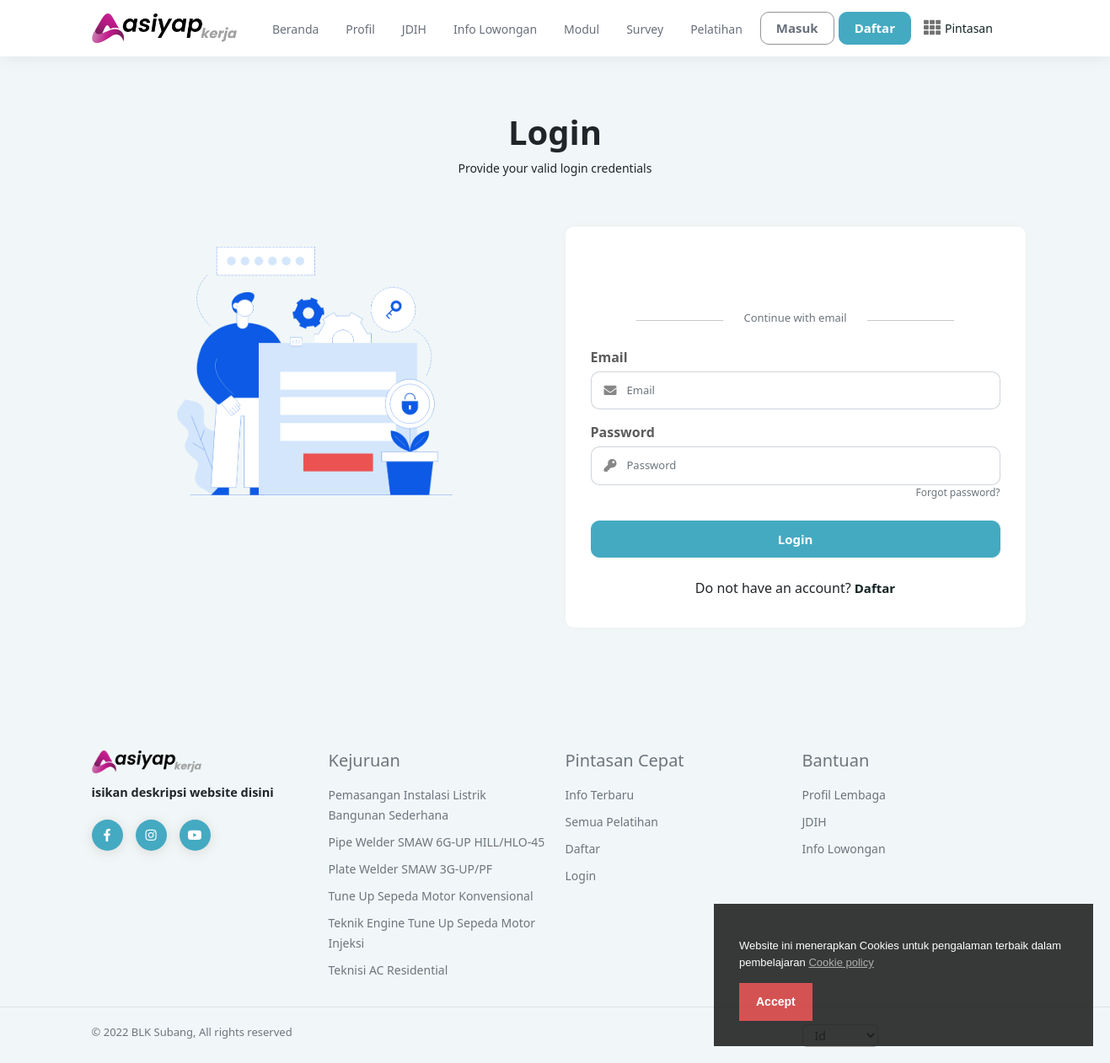
The page /login on the database its author committed.
### tables this page shows
CREATE TABLE `frontend_settings` (
  `id` int(11) UNSIGNED NOT NULL,
  `key` varchar(255) DEFAULT NULL,
  `value` longtext DEFAULT NULL
);

CREATE TABLE `category` (
  `id` int(11) UNSIGNED NOT NULL,
  `code` varchar(255) DEFAULT NULL,
  `name` varchar(255) DEFAULT NULL,
  `parent` int(11) DEFAULT 0,
  `slug` varchar(255) DEFAULT NULL,
  `date_added` int(11) DEFAULT NULL,
  `last_modified` int(11) DEFAULT NULL,
  `font_awesome_class` varchar(255) DEFAULT NULL,
  `thumbnail` varchar(255) DEFAULT NULL
);

### application/controllers/Login.php (called while the page is built, shortened)
<?php
class Login extends CI_Controller
{
    public function __construct()
    {
        $this->load->database();
        $this->load->library('session');
    }
    public function index()
    {
        $page_data['page_name'] = 'login';
        $page_data['page_title'] = site_phrase('login');
        $this->load->view('frontend/' . get_frontend_settings('theme') . '/index', $page_data);
    }
}

### index.php (called while the page is built, shortened)
<?php
require_once BASEPATH . 'core/CodeIgniter.php';

### application/helpers/common_helper.php (called while the page is built, shortened)
<?php if (!defined('BASEPATH')) exit('No direct script access allowed');
if (!function_exists('get_settings')) {
    function get_settings($key = '')
    {
        $CI    = &get_instance();
        $CI->db->where('key', $key);
        $result = $CI->db->get('settings')->row('value');
        return $result;
    }
}
if (!function_exists('get_frontend_settings')) {
    function get_frontend_settings($key = '')
    {
        $CI    = &get_instance();
        $CI->db->where('key', $key);
        $result = $CI->db->get('frontend_settings')->row()->value;
        return $result;
    }
}

### application/helpers/multi_language_helper.php (called while the page is built, shortened)
<?php  if ( ! defined('BASEPATH')) exit('No direct script access allowed');
if ( ! function_exists('site_phrase'))
{
    function site_phrase($phrase = '') {
        $CI	=&	get_instance();
        if (!$CI->session->userdata('language')) {
            $CI->session->set_userdata('language', get_settings('language'));
        }
        $language_code = $CI->session->userdata('language');
        $key = strtolower(preg_replace('/\s+/', '_', $phrase));
        $langArray = openJSONFile($language_code);
        return $langArray[$key];
    }
}
if ( ! function_exists('openJSONFile'))
{
    function openJSONFile($code)
    {
        $jsonString = [];
        if (file_exists(APPPATH.'language/'.$code.'.json')) {
            $jsonString = file_get_contents(APPPATH.'language/'.$code.'.json');
            $jsonString = json_decode($jsonString, true);
        }
        return $jsonString;
    }
}

### application/models/Crud_model.php (called while the page is built, shortened)
<?php
class Crud_model extends CI_Model
{
    public function get_category_details_by_id($id)
    {
        return $this->db->get_where('category', array('id' => $id));
    }
    function get_top_categories($limit = "10", $category_column = "category_id"){
        $query = $this->db
            ->select($category_column.", count(*) AS course_number",false)
            ->from ("course")
            ->group_by($category_column)
            ->order_by("course_number","DESC")
            ->where('status', 'active')
            ->limit($limit)
            ->get();
        return $query->result_array();
    }
}

### application/views/frontend/default/index.php (the view, shortened to what this page needs)
<!DOCTYPE html>
<html lang="en">
<head>
	<?php include 'includes_top.php';?>
</head>
<body class="gray-bg">
	<?php
	if(get_settings('course_accessibility') == 'publicly' || $this->session->userdata('user_id') > 0){
		$course_accessibility = 1;
	}else{
		$course_accessibility = 0;
	}
	if ($this->session->userdata('user_login')) {
		include 'logged_in_header.php';
	}else {
		include 'logged_out_header.php';
	}
	if(get_frontend_settings('cookie_status') == 'active'):
    	include 'eu-cookie.php';
  	endif;
  	if($page_name === null){
  		include $path;
  	}else{
		include $page_name.'.php';
	}
	include 'footer.php';
	?>
</body>
</html>

### application/views/frontend/default/logged_out_header.php (shortened to what this page needs)
<section class="menu-area bg-white">
  <div class="container-xl">
    <nav class="navbar navbar-expand-lg bg-white">
      <a href="<?php echo site_url(''); ?>" class="navbar-brand" href="#"><img src="<?php echo base_url('uploads/system/'.get_frontend_settings('dark_logo')); ?>" alt="" height="35"></a>
<div class="instructor-box menu-icon-box head-menu">
                <div class="icon">
                    <a href="<?php echo site_url(''); ?>" style="border: 1px solid transparent; margin: 0px;     padding: 0px 10px; font-size: 14px; width: max-content; border-radius: 5px; height: 40px; line-height: 40px;">Beranda</a>
                </div>
            </div>
    <div class="instructor-box menu-icon-box head-menu">
                <div class="icon">
                    <a href="<?php echo site_url('home/about_us'); ?>" style="border: 1px solid transparent; margin: 0px;     padding: 0px 10px; font-size: 14px; width: max-content; border-radius: 5px; height: 40px; line-height: 40px;">Profil</a>
                </div>
            </div>
            <div class="instructor-box menu-icon-box head-menu">
                <div class="icon">
                    <a href="<?php echo site_url('home/privacy_policy'); ?>" style="border: 1px solid transparent; margin: 0px;     padding: 0px 10px; font-size: 14px; width: max-content; border-radius: 5px; height: 40px; line-height: 40px;"><?php echo site_phrase('privacy_policy'); ?></a>
                </div>
            </div>
            <div class="instructor-box menu-icon-box head-menu">
                <div class="icon">
                    <a href="<?php echo site_url('home/terms_and_condition'); ?>" style="border: 1px solid transparent; margin: 0px;     padding: 0px 10px; font-size: 14px; width: max-content; border-radius: 5px; height: 40px; line-height: 40px;"><?php echo site_phrase('terms_and_condition'); ?></a>
                </div>
            </div>
            <div class="instructor-box menu-icon-box head-menu">
                <div class="icon">
                    <a href="https://drive.google.com/drive/folders/1XugE0YftXPLp4am30AAlBOi34XYJEpRw" style="border: 1px solid transparent; margin: 0px;     padding: 0px 10px; font-size: 14px; width: max-content; border-radius: 5px; height: 40px; line-height: 40px;">Modul</a>
                </div>
            </div>
            <div class="instructor-box menu-icon-box head-menu">
                <div class="icon">
                    <a href="https://forms.gle/9EZpQcdGFHZzyuAA6" style="border: 1px solid transparent; margin: 0px;     padding: 0px 10px; font-size: 14px; width: max-content; border-radius: 5px; height: 40px; line-height: 40px;">Survey</a>
                </div>
            </div>
            <div class="instructor-box menu-icon-box head-menu">
                <div class="icon">
                    <a href="<?php echo site_url('home/courses'); ?>" style="border: 1px solid transparent; margin: 0px;     padding: 0px 10px; font-size: 14px; width: max-content; border-radius: 5px; height: 40px; line-height: 40px;">Pelatihan</a>
                </div>
            </div>
      <div class="sign-in-box btn-group">
        <a href="<?php echo site_url('home/login'); ?>" class="btn btn-sign-in"><?php echo site_phrase('log_in'); ?></a>
        <a href="<?php echo site_url('home/sign_up'); ?>" class="btn btn-sign-up"><?php echo site_phrase('sign_up'); ?></a>
      </div>
      <?php include 'menu.php'; ?>
    </nav>
  </div>
</section>

### application/views/frontend/default/eu-cookie.php (shortened to what this page needs)
<link rel="stylesheet" type="text/css" href="<?php echo site_url(); ?>assets/frontend/eu-cookie/purecookie.css" async />
<div class="cookieConsentContainer" id="cookieConsentContainer" style="opacity: .9; display: block; display: none;">
  <div class="cookieDesc">
    <p>
      <?php echo get_frontend_settings('cookie_note');?>
      <a class="link-cookie-policy" href="<?php echo site_url('home/cookie_policy'); ?>"><?php echo site_phrase('cookie_policy'); ?></a>
    </p>
  </div>
  <div class="cookieButton">
    <a onclick="cookieAccept();"><?php echo site_phrase('accept'); ?></a>
  </div>
</div>

### application/views/frontend/default/footer.php (shortened to what this page needs)
<footer class="footer-area d-print-none bg-gray mt-5 pt-5">
  <div class="container-xl">
    <div class="row mb-3">
      <?php if($course_accessibility): ?>
        <div class="col-6 col-sm-6 col-md-3">
          <h5 class="text-muted mb-3"><?php echo site_phrase('top_categories'); ?></h5>
          <ul class="list-unstyled text-small">
            <?php $top_10_categories = $this->crud_model->get_top_categories(6, 'sub_category_id'); ?>
            <?php foreach($top_10_categories as $top_10_category): ?>
              <?php $category_details = $this->crud_model->get_category_details_by_id($top_10_category['sub_category_id'])->row_array(); ?>
              <li class="mb-2">
                <a class="link-secondary footer-hover-link" href="<?php echo site_url('home/courses?category='.$category_details['slug']); ?>">
                  <?php echo $category_details['name']; ?>
                </a>
              </li>
            <?php endforeach; ?>
          </ul>
        </div>
      <?php endif; ?>
      <div class="col-6 col-sm-6 col-md-3">
        <h5 class="text-muted mb-3"><?php echo site_phrase('useful_links'); ?></h5>
        <ul class="list-unstyled text-small">
          <li class="mb-2"><a class="link-secondary footer-hover-link" href="<?php echo site_url('blog'); ?>"><?php echo site_phrase('blog'); ?></a></li>
          <?php if($course_accessibility): ?>
            <li class="mb-2"><a class="link-secondary footer-hover-link" href="<?php echo site_url('home/courses'); ?>"><?php echo site_phrase('all_courses'); ?></a></li>
          <?php endif; ?>
          <li class="mb-2"><a class="link-secondary footer-hover-link" href="<?php echo site_url('home/sign_up'); ?>"><?php echo site_phrase('sign_up'); ?></a></li>
          <li class="mb-2"><a class="link-secondary footer-hover-link" href="<?php echo site_url('home/login'); ?>"><?php echo site_phrase('login'); ?></a></li>
        </ul>
      </div>
      <div class="col-6 col-sm-6 col-md-3">
        <h5 class="text-muted mb-3"><?php echo site_phrase('help'); ?></h5>
        <ul class="list-unstyled text-small">
          <li class="mb-2"><a class="link-secondary footer-hover-link" href="<?php echo site_url('home/about_us'); ?>"><?php echo site_phrase('about_us'); ?></a></li>
          <li class="mb-2"><a class="link-secondary footer-hover-link" href="<?php echo site_url('home/privacy_policy'); ?>"><?php echo site_phrase('privacy_policy'); ?></a></li>
          <li class="mb-2"><a class="link-secondary footer-hover-link" href="<?php echo site_url('home/terms_and_condition'); ?>"><?php echo site_phrase('terms_and_condition'); ?></a></li>
        </ul>
      </div>
      <div class="<?php if($course_accessibility){echo 'col-md-3';}else{echo 'col-md-6';} ?> col-sm-12 order-sm-first">
        <img src="<?php echo base_url('uploads/system/'.get_frontend_settings('dark_logo')); ?>" width="130">
        <span class="d-block mb-1 mt-2 fw-600" style="font-size: 14.5px; line-height: 28px"><?php echo get_settings('website_description'); ?></span>
        <ul class="footer-social-link">
          <?php $facebook = get_frontend_settings('facebook'); ?>
          <?php $twitter = get_frontend_settings('twitter'); ?>
          <?php $linkedin = get_frontend_settings('linkedin'); ?>
          <?php if($facebook): ?>
            <li class="mb-1">
              <a href="<?php echo $facebook; ?>"><i class="fab fa-facebook-f"></i></a>
            </li>
          <?php endif; ?>
          <?php if($twitter): ?>
            <li class="mb-1">
              <a href="<?php echo $twitter; ?>"><i class="fab fa-instagram"></i></a>
            </li>
          <?php endif; ?>
          <?php if($linkedin): ?>
            <li class="mb-1">
              <a href="<?php echo $linkedin; ?>"><i class="fab fa-youtube"></i></a>
            </li>
          <?php endif; ?>
        </ul>
      </div>
    </div>
  </div>
  <section class="border-top">
    <div class="container-xl">
      <div class="row mt-3 py-1">
        <div class="col-6 col-sm-6 col-md-3 text-muted text-13px">
          &copy; 2022 <?php echo get_settings('system_name'); ?>, <?php echo site_phrase('all_rights_reserved'); ?>
        </div>
        <div class="col-6 col-sm-6 col-md-3 d-none d-md-block"></div>
        <div class="col-6 col-sm-6 col-md-3 d-none d-md-block"></div>
        <div class="col-6 col-sm-6 col-md-3 text-center text-md-start">
        </div>
      </div>
    </div>
  </section>
</footer>

### assets/frontend/default/css/responsive.css (style rules this page uses)
@media (min-width:768px) { .navbar-expand-lg { -webkit-box-orient: horizontal; -webkit-box-direction: normal; -ms-flex-flow: row nowrap; flex-flow: row nowrap; -webkit-box-pack: start; -ms-flex-pack: start; justify-content: flex-start; } }

### assets/frontend/default/css/custom.css (style rules this page uses)
a { text-decoration: none; }
.footer-hover-link { text-decoration: none; font-size: 14px; }
ul.footer-social-link { list-style: none; padding-left: 0px; height: 60px; padding-top: 15px; }
ul.footer-social-link li { float: left; background-color: #44aac1; color: #fff; margin: 0px 15px 0px 0px; border-radius: 50%; height: 37px; width: 37px; line-height: 37px; text-align: center; box-shadow: 0px 2px 13px 2px #e0e0e0; }
ul.footer-social-link li a { display: block; color: #fff; font-size: 15px; }

### assets/frontend/eu-cookie/purecookie.css (style rules this page uses)
.cookieConsentContainer { z-index: 999; width: 450px; min-height: 20px; box-sizing: border-box; padding: 30px 30px 30px 30px; background: #232323; overflow: hidden; position: fixed; bottom: 20px; right: 20px; display: none; }
.cookieConsentContainer .cookieDesc p { margin: 0; padding: 0; font-family: OpenSans, arial, "sans-serif"; color: #FFFFFF; font-size: 13px; line-height: 20px; display: block; margin-top: 10px; }
.cookieConsentContainer .cookieDesc a { font-family: OpenSans, arial, "sans-serif"; color: #FFFFFF; text-decoration: underline; }
.cookieConsentContainer .cookieButton a { display: inline-block; font-family: OpenSans, arial, "sans-serif"; color: #fff; font-size: 14px; font-weight: bold; margin-top: 14px; background: #d24040; box-sizing: border-box; padding: 12px 20px; text-align: center; transition: background 0.3s; }
.link-cookie-policy { opacity: .6; }
.cookieConsentContainer { opacity: .9; display: block; display: none; }

### rows shown on the page
frontend_settings: value (picture)
frontend_settings: value "Website ini menerapkan Cookies untuk pengalaman terbaik dalam pembelajaran"
category: name "Pemasangan Instalasi Listrik Bangunan Sederhana"
category: name "Pipe Welder SMAW 6G-UP HILL/HLO-45"
category: name "Plate Welder SMAW 3G-UP/PF"
category: name "Tune Up Sepeda Motor Konvensional"
category: name "Teknik Engine Tune Up Sepeda Motor Injeksi"
category: name "Teknisi AC Residential"

### other values the page prints
site_phrase('privacy_policy') "JDIH"
site_phrase('terms_and_condition') "Info Lowongan"
site_phrase('log_in') "Masuk"
site_phrase('sign_up') "Daftar"
site_phrase('categories') "Pintasan"
site_phrase('cookie_policy') "Cookie policy"
site_phrase('accept') "Accept"
site_phrase('login') "Login"
site_phrase('provide_your_valid_login_credentials') "Provide your valid login credentials"
site_phrase('continue_with_email') "Continue with email"
site_phrase('email') "Email"
site_phrase('password') "Password"
site_phrase('forgot_password') "Forgot password"
site_phrase('do_not_have_an_account') "Do not have an account"
site_phrase('top_categories') "Kejuruan"
